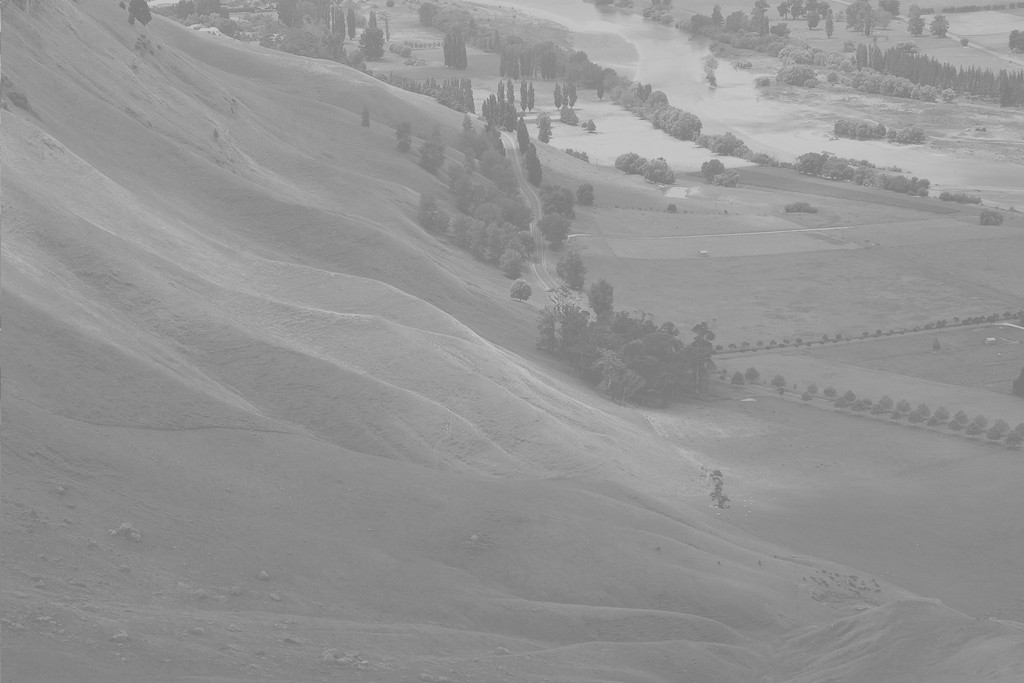
#> input picture Image Processing/images/ImageLab/wiki.jpg, 1024 x 683 px
$ python equal.py
#> lines starting #> are read from the running program, lines starting #| are printed output that depends on the picture
import cv2
import numpy as np
from matplotlib import pyplot as plt
img = cv2.imread('wiki.jpg',0)
#> img is the input picture: shape (683, 1024); min 114, max 208, mean 148
hist,bins = np.histogram(img.flatten(),256,[0,256])
#> hist = 256 values, max 28701 at index 137, min 0 at index 0, mean 2732; bins = 257 values from 0 to 256
cdf = hist.cumsum()
#> cdf = 256 values from 0 to 699392
cdf_normalized = cdf * hist.max()/ cdf.max()
#> cdf_normalized = 256 values from 0 to 28701
cdf_m = np.ma.masked_equal(cdf,0)
cdf_m = (cdf_m - cdf_m.min())*255/(cdf_m.max()-cdf_m.min())
cdf = np.ma.filled(cdf_m,0).astype('uint8')
#> cdf = 256 values from 0 to 255
img2 = cdf[img]
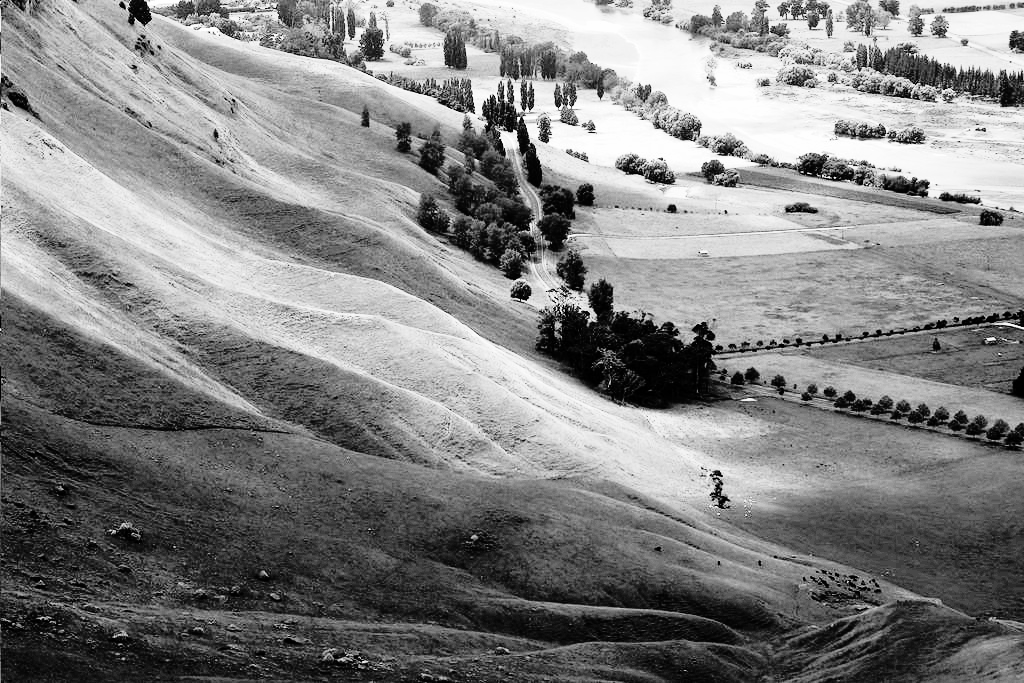
#> img2: shape (683, 1024); min 0, max 255, mean 130
plt.plot(img2, color = 'b')
#plt.hist(img.flatten(),256,[0,256], color = 'r')
plt.xlim([0,256])
plt.legend(('cdf','histogram'), loc = 'upper left')
plt.show()
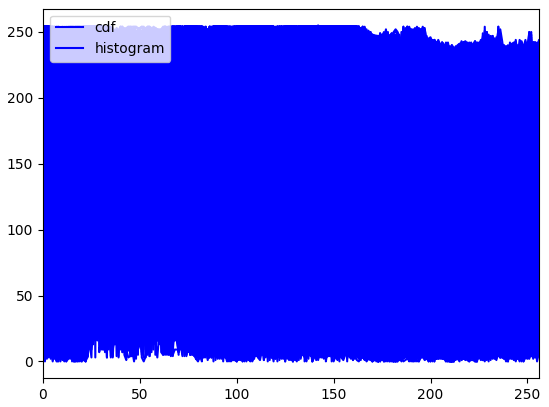
#> figure drawn by matplotlib, 1 panel; curve peaks at x = 26, y = 249; curve peaks at x = 249, y = 241; curve peaks at x = 249, y = 244
